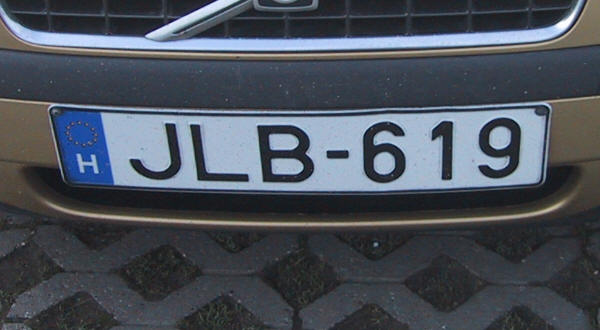
#> input picture samplefront.jpg, 600 x 330 px
$ python main.py
#> lines starting #> are read from the running program, lines starting #| are printed output that depends on the picture
import cv2 as cv
import numpy as np
from matplotlib import pyplot as plt

img = cv.imread('samplefront.jpg', cv.IMREAD_GRAYSCALE)
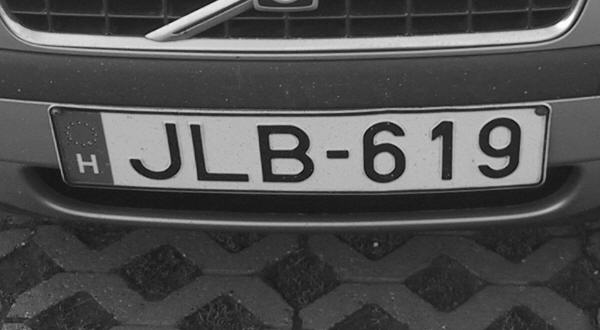
#> img: shape (330, 600); min 3, max 255, mean 79.5
assert img is not None, "file could not be read, check with os.path.exists()"
img2 = img.copy()
template = cv.imread('template.jpg', cv.IMREAD_GRAYSCALE)
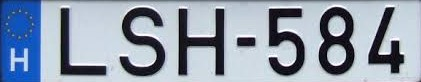
#> input picture template.jpg, 421 x 82 px
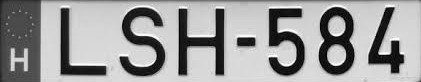
#> template: shape (82, 421); min 0, max 255, mean 155.5
assert template is not None, "file could not be read, check with os.path.exists()"
w, h = template.shape[::-1]
#> w = 421; h = 82

# All the 6 methods for comparison in a list
methods = ['cv.TM_CCOEFF', 'cv.TM_CCOEFF_NORMED', 'cv.TM_CCORR',
           'cv.TM_CCORR_NORMED', 'cv.TM_SQDIFF', 'cv.TM_SQDIFF_NORMED']

for meth in methods:
    img = img2.copy()
    method = eval(meth)

    # Apply template Matching
    res = cv.matchTemplate(img, template, method)
    min_val, max_val, min_loc, max_loc = cv.minMaxLoc(res)

    # If the method is TM_SQDIFF or TM_SQDIFF_NORMED, take minimum
    if method in [cv.TM_SQDIFF, cv.TM_SQDIFF_NORMED]:
        top_left = min_loc
    else:
        top_left = max_loc
    bottom_right = (top_left[0] + w, top_left[1] + h)

    cv.rectangle(img, top_left, bottom_right, 255, 2)

    plt.subplot(121), plt.imshow(res, cmap='gray')
    plt.title('Matching Result'), plt.xticks([]), plt.yticks([])
    plt.subplot(122), plt.imshow(img, cmap='gray')
    plt.title('Detected Point'), plt.xticks([]), plt.yticks([])
    plt.suptitle(meth)

    plt.show()
#> this loop made 6 passes
#> (min_val, max_val, min_loc, top_left, bottom_right) on passes 1 to 4: (-24781612, 30903390, (140, 120), (47, 109), (468, 191)), (-0.146, 0.188, (179, 1), (47, 109), (468, 191)), (266041104, 759802112, (105, 194), (105, 108), (526, 190)), (0.704, 0.879, (179, 168), (149, 227), (570, 309))
#> (min_val, max_val, max_loc, top_left, bottom_right) on passes 5 to 6: (296733696, 621658816, (75, 192), (47, 108), (468, 190)), (0.341, 1, (0, 165), (47, 108), (468, 190))
#> pass 1, `res = cv.matchTemplate(img, template, method)`:
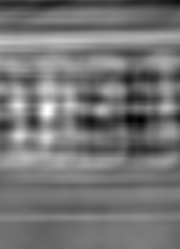
#> res: shape (249, 180) float32; min -24781612, max 30903390, mean 981901.4; drawn with min black and max white
#> pass 1, `plt.show()`:
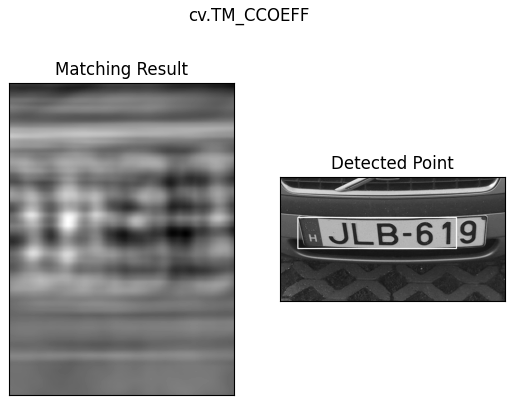
#> figure drawn by matplotlib, 2 panels
#> pass 3, `res = cv.matchTemplate(img, template, method)`:
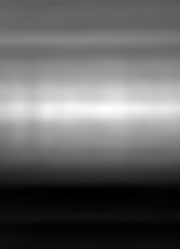
#> res: shape (249, 180) float32; min 266041104, max 759802112, mean 461460992; drawn with min black and max white
#> after the loop:
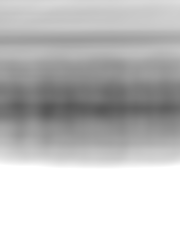
#> res: shape (249, 180) float32; min 0.341, max 1, mean 0.762
